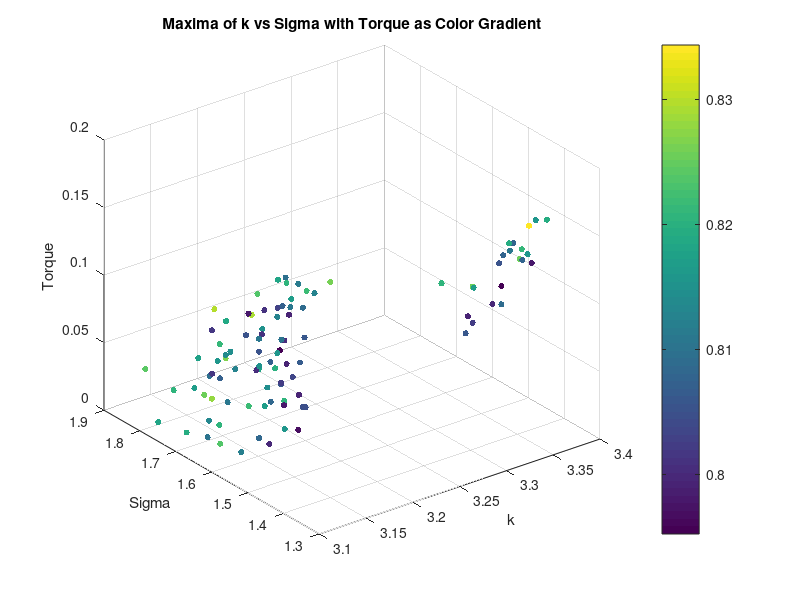
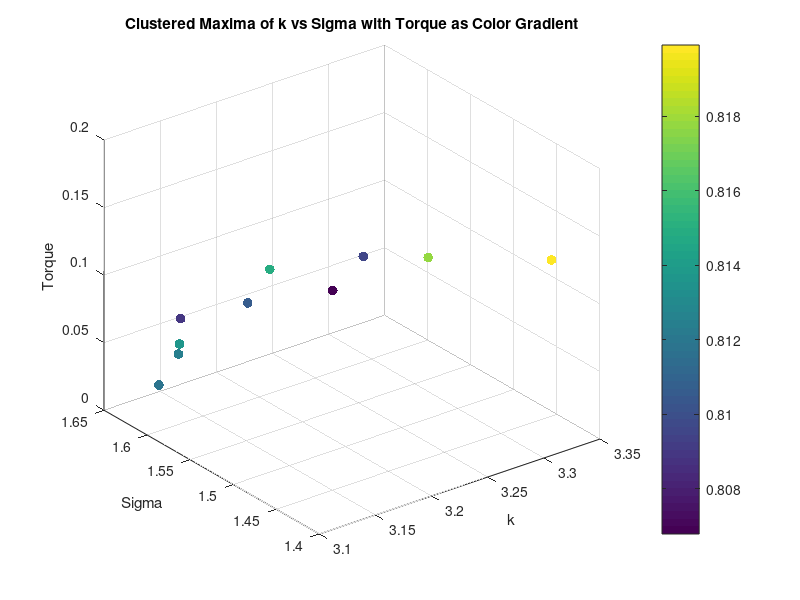
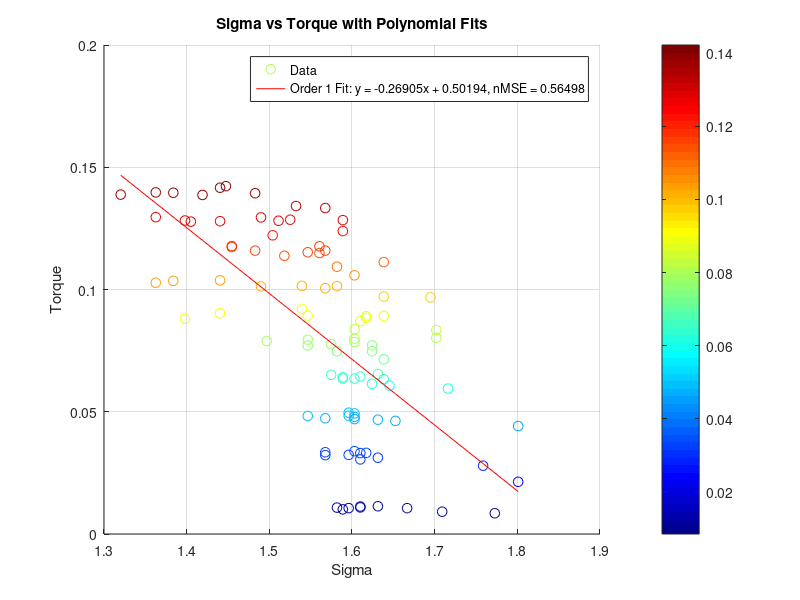
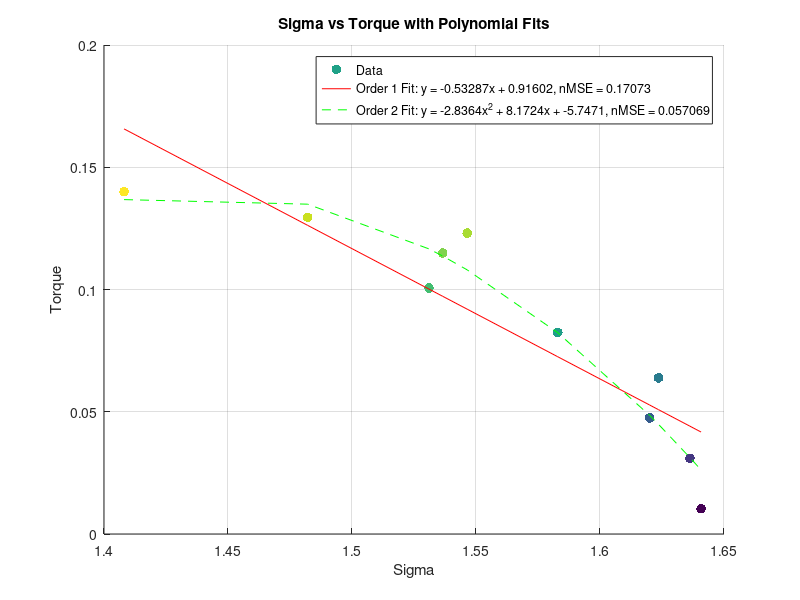

These figures' MATLAB source, in order:
clear all;
close all;


%% Torque Analysis
load('maxima_data.mat');
scatter3(maxima_k, maxima_sigma, torque_values, 20, maxima_corr, 'filled');
xlabel('k');
ylabel('Sigma');
zlabel('Torque');
title('Maxima of k vs Sigma with Torque as Color Gradient');
colorbar;
grid on;
% K means clustering of torque into 10 clusters, taking mean of each cluster k, sigma and corr too
[cluster_idx, cluster_centers] = kmeans(torque_values', 10);
% Take the mean of each cluster
torque_means = zeros(10, 1);
sigma_means = zeros(10, 1);
k_means = zeros(10, 1);
corr_means = zeros(10, 1);
for i = 1:10
    torque_means(i) = mean(torque_values(cluster_idx == i));
    sigma_means(i) = mean(maxima_sigma(cluster_idx == i));
    k_means(i) = mean(maxima_k(cluster_idx == i));
    corr_means(i) = mean(maxima_corr(cluster_idx == i));
end
% Plot the clusters
figure;
scatter3(k_means, sigma_means, torque_means, 50, corr_means, 'filled');
xlabel('k');
ylabel('Sigma');
zlabel('Torque');
title('Clustered Maxima of k vs Sigma with Torque as Color Gradient');
colorbar;
grid on;
% Ensure data is sorted for polyfit
[sigma_sorted, sort_idx] = sort(maxima_sigma);
torque_sorted = torque_values(sort_idx);
% Display correlation between torque and sigma
disp('Correlation between Torque and Sigma:');
disp(corr(torque_sorted', sigma_sorted'));
% Display correlation between torque and sigma^2
disp('Correlation between Torque and Sigma^2:');
disp(corr(torque_sorted', sigma_sorted'.^2));
% Polyfit for sigma vs torque (order 1 and 2)
p1_sigma = polyfit(sigma_sorted, torque_sorted, 1);
% Calculate fitted values and normalized MSE for sigma vs torque
fitted_torque_p1_sigma = polyval(p1_sigma, sigma_sorted);
mse_p1_sigma = mean((torque_sorted - fitted_torque_p1_sigma).^2);
nmse_p1_sigma = mse_p1_sigma / var(torque_sorted);
% Display results for sigma vs torque
disp('Sigma vs Torque:');
disp(['Order 1 nMSE: ', num2str(nmse_p1_sigma)]);
%display correlation between torque and sigma
% Plot for sigma vs torque with polynomial fits (first instance)
figure;
scatter(sigma_sorted, torque_sorted, 50, torque_sorted,'DisplayName', 'Data');
colormap(jet); % High contrast colormap suitable for white background
colorbar; % Add a colorbar to indicate the mapping of color to torque_sorted values
hold on;
plot(sigma_sorted, fitted_torque_p1_sigma, '-r', 'DisplayName', ...
    ['Order 1 Fit: y = ', num2str(p1_sigma(1)), 'x + ', num2str(p1_sigma(2)), ...
    ', nMSE = ', num2str(nmse_p1_sigma)]);
xlabel('Sigma');
ylabel('Torque');
title('Sigma vs Torque with Polynomial Fits');
legend('show');
grid on;
% Ensure data is sorted for polyfit
[sigma_sorted, sort_idx] = sort(sigma_means);
torque_sorted = torque_means(sort_idx);
%Display correlation between torque and sigma
disp('Correlation between Torque and Sigma:');
disp(corr(torque_sorted, sigma_sorted));
%Display correlation between torque and sigma^2
disp('Correlation between Torque and Sigma^2:');
disp(corr(torque_sorted, sigma_sorted.^2));
% Polyfit for sigma vs torque (order 1 and 2)
p1_sigma = polyfit(sigma_sorted, torque_sorted, 1);
p2_sigma = polyfit(sigma_sorted, torque_sorted, 2);
% Calculate zitted values and normalized MSE for sigma vs torque
fitted_torque_p1_sigma = polyval(p1_sigma, sigma_sorted);
fitted_torque_p2_sigma = polyval(p2_sigma, sigma_sorted);
mse_p1_sigma = mean((torque_sorted - fitted_torque_p1_sigma).^2);
mse_p2_sigma = mean((torque_sorted - fitted_torque_p2_sigma).^2);
nmse_p1_sigma = mse_p1_sigma / var(torque_sorted);
nmse_p2_sigma = mse_p2_sigma / var(torque_sorted);
% Display results for sigma vs torque
disp('Sigma vs Torque:');
disp(['Order 1 nMSE: ', num2str(nmse_p1_sigma)]);
disp(['Order 2 nMSE: ', num2str(nmse_p2_sigma)]);
% Plot for sigma vs torque with polynomial fits (second instance)
figure;
scatter(sigma_sorted, torque_sorted, 50, torque_sorted, 'filled', 'DisplayName', 'Data');
hold on;
plot(sigma_sorted, fitted_torque_p1_sigma, '-r', 'DisplayName', ...
    ['Order 1 Fit: y = ', num2str(p1_sigma(1)), 'x + ', num2str(p1_sigma(2)), ...
    ', nMSE = ', num2str(nmse_p1_sigma)]);
plot(sigma_sorted, fitted_torque_p2_sigma, '--g', 'DisplayName', ...
    ['Order 2 Fit: y = ', num2str(p2_sigma(1)), 'x^2 + ', num2str(p2_sigma(2)), ...
    'x + ', num2str(p2_sigma(3)), ', nMSE = ', num2str(nmse_p2_sigma)]);
xlabel('Sigma');
ylabel('Torque');
title('Sigma vs Torque with Polynomial Fits');
legend('show');
grid on;

%% Diameter Analysis
% Saved as diameter_value, k_values(max_k_idx), sigma_values(max_sigma_idx), max_val
load('maxima_data_Diam.mat');

figure;
scatter3(maxima_matrix(:, 2), maxima_matrix(:, 3), maxima_matrix(:, 1), 50, maxima_matrix(:, 1), 'filled'); 
xlabel('k');
ylabel('Sigma');
zlabel('Diameter');
title('Maxima of k vs Sigma with Diameter as Color Gradient');
colorbar;
grid on;

% K vs d
% Ensure data is sorted for polyfit
[k_sorted, sort_idx] = sort(maxima_matrix(:, 2));
d_sorted = maxima_matrix(sort_idx, 1);
% Display correlation between d and k
disp('Correlation between Diameter and k:');
disp(corr(d_sorted, k_sorted));

%plot for k vs diam with polynomial fits
figure;
scatter(k_sorted, d_sorted, 50, d_sorted, 'filled', 'DisplayName', 'Data');
colormap(jet); % High contrast colormap suitable for white background
colorbar; % Add a colorbar to indicate the mapping of color to d_sorted values

hold on;
p1_k = polyfit(k_sorted, d_sorted, 1);
fitted_d_p1_k = polyval(p1_k, k_sorted);
mse_p1_k = mean((d_sorted - fitted_d_p1_k).^2);
nmse_p1_k = mse_p1_k / var(d_sorted);
disp('Diameter vs k:');
disp(['Order 1 nMSE: ', num2str(nmse_p1_k)]);
plot(k_sorted, fitted_d_p1_k, '-r', 'DisplayName', ...
    ['Order 1 Fit: y = ', num2str(p1_k(1)), 'x + ', num2str(p1_k(2)), ...
    ', nMSE = ', num2str(nmse_p1_k)]);
xlabel('k');
ylabel('Diameter');
title('k vs Diameter with Polynomial Fits');
legend('show');
